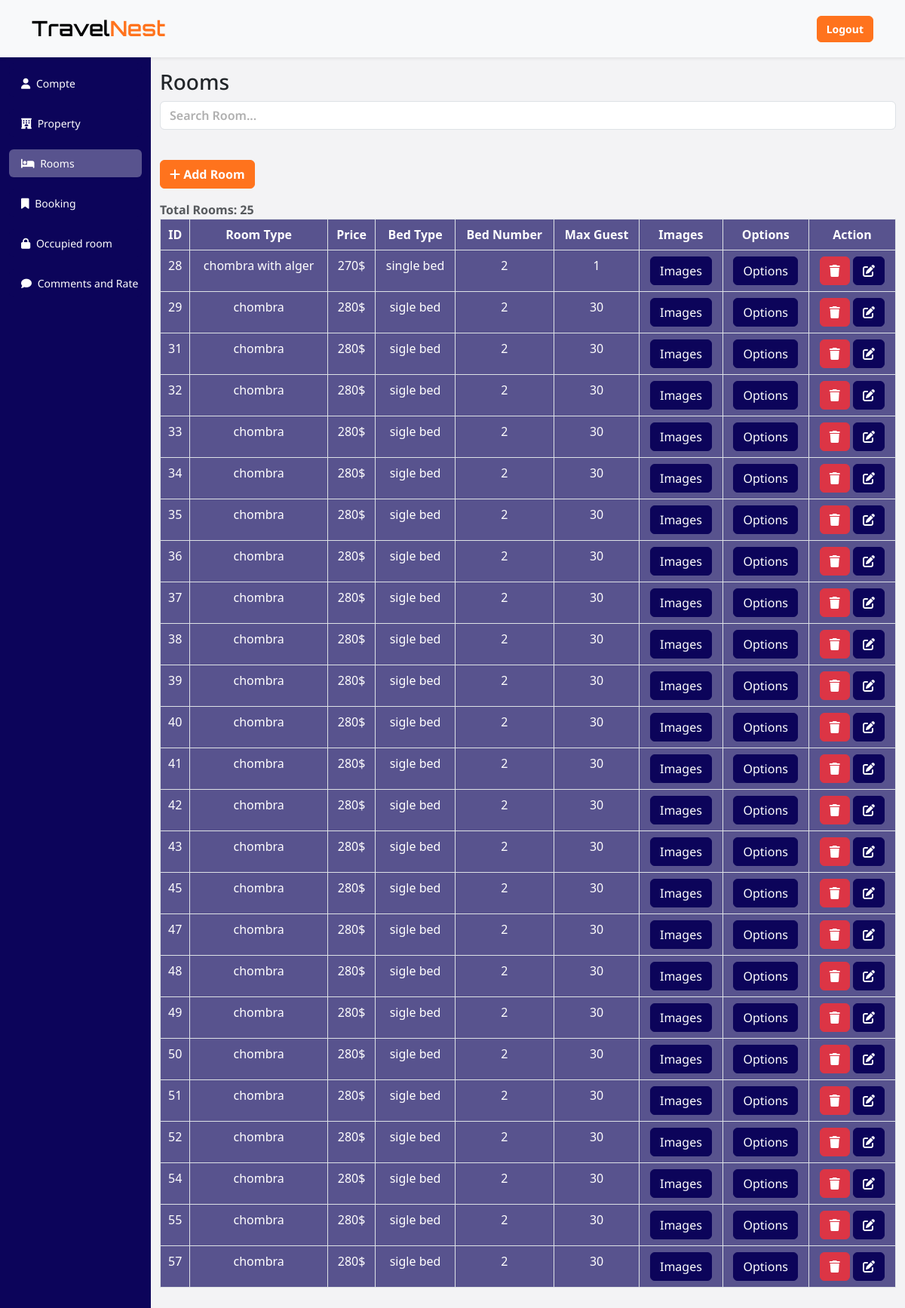
The app's page /property/rooms.php (signed in) with its own data.
### tables this page shows
CREATE TABLE `room` (
  `id` int(11) NOT NULL,
  `hotel_id` int(11) NOT NULL,
  `price` int(11) NOT NULL,
  `capacity` int(11) NOT NULL,
  `bednbr` int(11) DEFAULT NULL,
  `bedtype` varchar(511) DEFAULT NULL,
  `size` int(11) DEFAULT NULL,
  `type` varchar(1024) DEFAULT NULL
);

### property/rooms.php (the view, shortened to what this page needs)
<?php
  include('../db.php');
  if($_SESSION['partner'] == "" ){
    echo '<script>window.location.href = "index.php"</script>';
  }else{
    $sqlpartner = 'select * from partner where username = "'.$_SESSION['partner'].'"';
    $rsltpartner = mysqli_query($conn, $sqlpartner);
    $rowpartner = mysqli_fetch_assoc($rsltpartner);
  }
    $sql = 'select * from room where hotel_id in (select id from hotel where id in (select hotel_id from partnerhotel where partner_id = "'.$rowpartner['id'].'"))';
    $rslt = mysqli_query($conn, $sql);
    $num = mysqli_num_rows($rslt);
?>
<!DOCTYPE html>
<html lang="en">
<head>
    <link rel="stylesheet" href="../css/bootstrap.css">
    <link rel="stylesheet" href="../css/style.css">
    <link rel="stylesheet" href="https://cdnjs.cloudflare.com/ajax/libs/font-awesome/6.5.1/css/all.min.css" />
    <link rel="stylesheet" href="https://cdn.jsdelivr.net/npm/bootstrap-icons@1.11.3/font/bootstrap-icons.min.css">
</head>
<body>
    <?php include('header.php'); ?>
    <div class="container-fluid">
        <div class="row  flex-nowrap">
            <div class="col-2 dash-nav py-2 bg-info text-white" style="overflow-x:hidden !important; font-size: 14px !important">
              <form action="" method="post">
              <ul class="list-group dash-nav-ui  bg-info text-white" id="dash-nav-ui">
                <li class="list-group-item rounded bg-info text-white bg-info my-2" style="border: none !important;" ><a class="text-white bg-info link" href="partner.php"><i style="margin-left:0 !important" class="mx-1 fa-solid fa-user"></i> <span>Compte</span></a></li>
                <li class="list-group-item rounded bg-info text-white bg-info my-2" style="border: none !important;" ><a class="text-white bg-info link" href="property.php"><i style="margin-left:0 !important" class="mx-1 fa-solid fa-hotel"></i> <span>Property</span></a></li>
                <li class="list-group-item rounded bg-info text-white bg-info my-2 active" style="border: none !important;" ><a class="text-white bg-info link" href="rooms.php"><i style="margin-left:0 !important" class="mx-1 fa-solid fa-bed"></i> <span>Rooms</span></a></li>
                <li class="list-group-item rounded bg-info text-white bg-info my-2" style="border: none !important;" ><a class="text-white bg-info link" href="booking.php"><i style="margin-left:0 !important" class="mx-1 fa-solid fa-bookmark"></i> <span>Booking</span></a></li>
                <li class="list-group-item rounded bg-info text-white bg-info my-2" style="border: none !important;" ><a class="text-white bg-info link" href="occupedroom.php"><i style="margin-left:0 !important" class="mx-1 fa-solid fa-lock"></i> <span>Occupied room</span></a></li>
                <li class="list-group-item rounded bg-info text-white bg-info my-2" style="border: none !important;" ><a class="text-white bg-info link" href="commentrate.php"><i style="margin-left:0 !important" class="mx-1 fa-solid fa-comment"></i> <span>Comments and Rate</span></a></li>
              </ul>
              </form>
            </div>
            <div class="col py-3">
                <?php if($num != 0){
                    $sql = 'select * from room where hotel_id in (select id from hotel where id in (select hotel_id from partnerhotel where partner_id = "'.$rowpartner['id'].'"))';
                    $rslt = mysqli_query($conn, $sql);
                    $num = mysqli_num_rows($rslt);
                    ?>
                    <div class="container m-0 p-0">
                     <h3>Rooms</h3>
                     <input type="text" id="search" class="form-control mb-3" placeholder="Search Room...">
                     <button class="btn btn-primary fw-bold text-white mb-3 mt-4"  onclick="window.location.href = 'addroom.php'"><i class="fa-solid fa-plus"></i> Add Room</button>
                     <p class="text-muted fw-bold mb-0">Total Rooms: <?php echo $num; ?></p>
                       <table class="w-100 table table-bordered" style="background-color: #58538e !important; border-spacing:8px !important;">
                        <thead>
                            <tr>
                                <th>ID</th>
                                <th>Room Type</th>
                                <th>Price</th>
                                <th>Bed Type</th>
                                <th>Bed Number</th>
                                <th>Max Guest</th>
                                <th>Images</th>
                                <th>Options</th>
                                <th>Action</th>
                            </tr>
                        </thead>
                        <tbody>
                            <?php while($row = mysqli_fetch_assoc($rslt)){?>
                                <tr>
                                    <td><?php echo $row['id']; ?></td>
                                    <td><?php echo $row['type']; ?></td>
                                    <td><?php echo $row['price']."$"; ?></td>
                                    <td><?php echo $row['bedtype']; ?></td>
                                    <td><?php echo $row['bednbr']; ?></td>
                                    <td><?php echo $row['capacity']; ?></td>
                                    <td><a href="roomimages.php?id=<?php echo $row['id']; ?>&hotel_id=<?php echo $row['hotel_id']; ?>" class="btn btn-info text-white">Images</a></td>
                                    <td><a href="roomoptions.php?id=<?php echo $row['id']; ?>&hotel_id=<?php echo $row['hotel_id']; ?>" class="btn btn-info text-white">Options</a></td>
                                    <td>
                                        <a href="deleteroom.php?id=<?php echo $row['id']; ?>&hotel_id=<?php echo $row['hotel_id']; ?>" class="btn btn-danger text-white"><i class="fa-solid fa-trash"></i></a>
                                        <a href="editroom.php?id=<?php echo $row['id']; ?>&hotel_id=<?php echo $row['hotel_id']; ?>" class="btn btn-info text-white"><i class="fa-solid fa-edit"></i></a>
                                    </td>
                                </tr>
                                <?php } ?>
                        </tbody>
                        </table>
                    </div>
                <?php } ?>
            </div>
        </div>
    </div>
</body>
</html>

### property/rooms.php (style rules this page uses)
h1, h2, h3, h4, p, .btn, label, input, select, option,a { font-family: 'Noto Sans', sans-serif !important; }
a { text-decoration: none; }
body { background-color: #f3f3f5; }
li { transition: 0.2s background-color; }
a { transition: 0.2s background-color; }
.dash-nav-ui { position: relative; flex-shrink: 0; }
.link { white-space: nowrap !important; overflow: hidden; }
.active a { background-color: #58538e !important; }
.active { background-color: #58538e !important; }
table > * { background-color: #58538e !important; text-align: center !important; width: 100% !important; }
th, td { padding: 0.5rem !important; background-color: #58538e !important; color: white !important; }
input::placeholder { color: #00000050 !important; font-weight: 600 !important; }

### records on screen
room: id "28", type "chombra with alger", price "270", bedtype "single bed", bednbr "2", capacity "1"
room: id "29", type "chombra", price "280", bedtype "sigle bed", bednbr "2", capacity "30"
room: id "31", type "chombra", price "280", bedtype "sigle bed", bednbr "2", capacity "30"
room: id "32", type "chombra", price "280", bedtype "sigle bed", bednbr "2", capacity "30"
room: id "33", type "chombra", price "280", bedtype "sigle bed", bednbr "2", capacity "30"
room: id "34", type "chombra", price "280", bedtype "sigle bed", bednbr "2", capacity "30"
room: id "35", type "chombra", price "280", bedtype "sigle bed", bednbr "2", capacity "30"
room: id "36", type "chombra", price "280", bedtype "sigle bed", bednbr "2", capacity "30"
room: id "37", type "chombra", price "280", bedtype "sigle bed", bednbr "2", capacity "30"
room: id "38", type "chombra", price "280", bedtype "sigle bed", bednbr "2", capacity "30"
room: id "39", type "chombra", price "280", bedtype "sigle bed", bednbr "2", capacity "30"
room: id "40", type "chombra", price "280", bedtype "sigle bed", bednbr "2", capacity "30"
room: id "41", type "chombra", price "280", bedtype "sigle bed", bednbr "2", capacity "30"
room: id "42", type "chombra", price "280", bedtype "sigle bed", bednbr "2", capacity "30"
room: id "43", type "chombra", price "280", bedtype "sigle bed", bednbr "2", capacity "30"
room: id "45", type "chombra", price "280", bedtype "sigle bed", bednbr "2", capacity "30"
room: id "47", type "chombra", price "280", bedtype "sigle bed", bednbr "2", capacity "30"
room: id "48", type "chombra", price "280", bedtype "sigle bed", bednbr "2", capacity "30"
room: id "49", type "chombra", price "280", bedtype "sigle bed", bednbr "2", capacity "30"
room: id "50", type "chombra", price "280", bedtype "sigle bed", bednbr "2", capacity "30"
room: id "51", type "chombra", price "280", bedtype "sigle bed", bednbr "2", capacity "30"
room: id "52", type "chombra", price "280", bedtype "sigle bed", bednbr "2", capacity "30"
room: id "54", type "chombra", price "280", bedtype "sigle bed", bednbr "2", capacity "30"
room: id "55", type "chombra", price "280", bedtype "sigle bed", bednbr "2", capacity "30"
room: id "57", type "chombra", price "280", bedtype "sigle bed", bednbr "2", capacity "30"

### other values on screen
$num "25"
